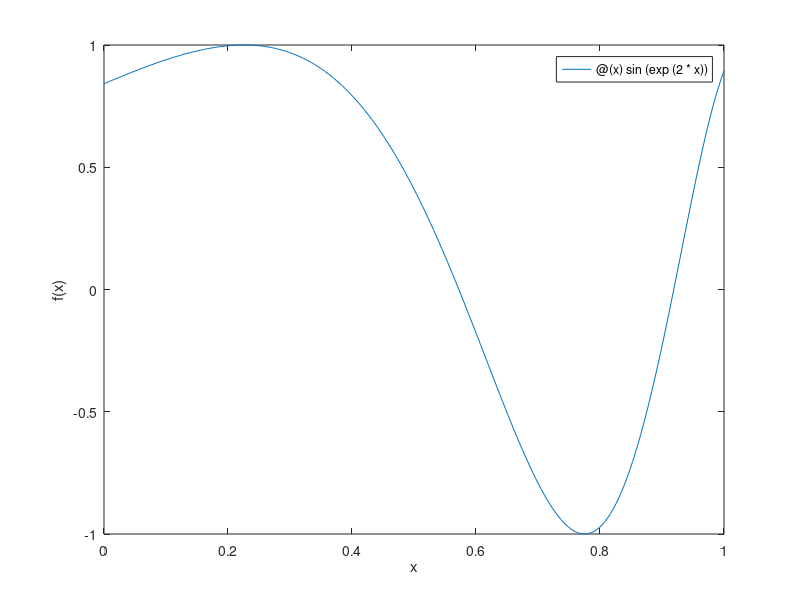

This chart was generated by the following MATLAB code: (Note: this script raises an error after producing the figure.)
%%
% We choose a function over the interval $[0,1]$. 
f = @(x) sin(exp(2*x));
fplot(f,[0 1])
xlabel('x'), ylabel('f(x)') % ignore this line

%%
% We interpolate it at equally spaced nodes for increasing values of $n$. We
% will sample the interpolant at a large number of points in order to
% estimate the interpolation error. 
n = (5:5:60)';   err = 0*n;
x = linspace(0,1,1001)';         % points for measuring error
for k = 1:length(n) 
  t = linspace(0,1,n(k)+1)';     % equally spaced nodes
  y = f(t);                      % interpolation data
  p = polyinterp(t,y);
  err(k) = norm( f(x)-p(x), inf );
end
semilogy(n,err,'.-')
xlabel('n'), ylabel('max error')   % ignore this line
title('Polynomial interpolation error')   % ignore this line

%%
% Initially the error decreases exponentially, i.e. as $O(K^{-n})$ for some
% $K>1$. This vanishes faster than $O(n^{-p})$ for any order of accuracy
% $p$. However, around $n=30$ the error starts to _grow_ exponentially. 
